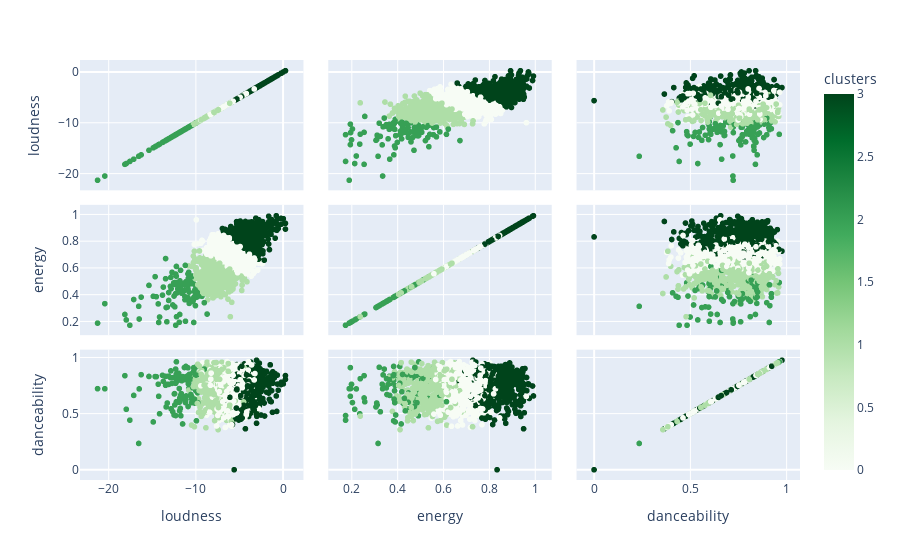

Notebook code for this chart:
### Markdown cell above
#### Using plotly to display an interactive scatter matrix

### Code cell
fig = px.scatter_matrix(df,
    dimensions=['loudness', 'energy', 'danceability'],color='clusters',color_continuous_scale='greens',hover_name='track_name', height=800)
fig.show()

### Figure 1 — Plotly figure (JSON) as saved in the notebook; plotly's stock layout.template omitted (floating-point values rounded to 4 significant figures; data arrays with more than 128 entries replaced by an {"elided": "..."} marker saying what was removed)
{"data": [{"dimensions": [{"axis": {"matches": true}, "label": "loudness", "values": {"elided": "1873 float values"}}, {"axis": {"matches": true}, "label": "energy", "values": {"elided": "1873 float values"}}, {"axis": {"matches": true}, "label": "danceability", "values": {"elided": "1873 float values"}}], "hovertemplate": "<b>%{hovertext}</b><br><br>%{xaxis.title.text}=%{x}<br>%{yaxis.title.text}=%{y}<br>clusters=%{marker.color}<extra></extra>", "hovertext": {"elided": "1873 str values"}, "legendgroup": "", "marker": {"color": {"elided": "1873 int values"}, "coloraxis": "coloraxis", "symbol": "circle"}, "name": "", "showlegend": false, "type": "splom"}], "layout": {"autosize": true, "coloraxis": {"colorbar": {"title": {"text": "clusters"}}, "colorscale": [[0, "rgb(247,252,245)"], [0.125, "rgb(229,245,224)"], [0.25, "rgb(199,233,192)"], [0.375, "rgb(161,217,155)"], [0.5, "rgb(116,196,118)"], [0.625, "rgb(65,171,93)"], [0.75, "rgb(35,139,69)"], [0.875, "rgb(0,109,44)"], [1, "rgb(0,68,27)"]]}, "dragmode": "select", "legend": {"tracegroupgap": 0}, "margin": {"t": 60}, "xaxis": {"autorange": true, "range": [-22.98, 2.026], "type": "linear"}, "xaxis2": {"autorange": true, "range": [0.109, 1.06], "type": "linear"}, "xaxis3": {"autorange": true, "range": [-0.07738, 1.055], "type": "linear"}, "yaxis": {"autorange": true, "range": [-22.98, 2.026], "type": "linear"}, "yaxis2": {"autorange": true, "range": [0.109, 1.06], "type": "linear"}, "yaxis3": {"autorange": true, "range": [-0.07738, 1.055], "type": "linear"}}}
